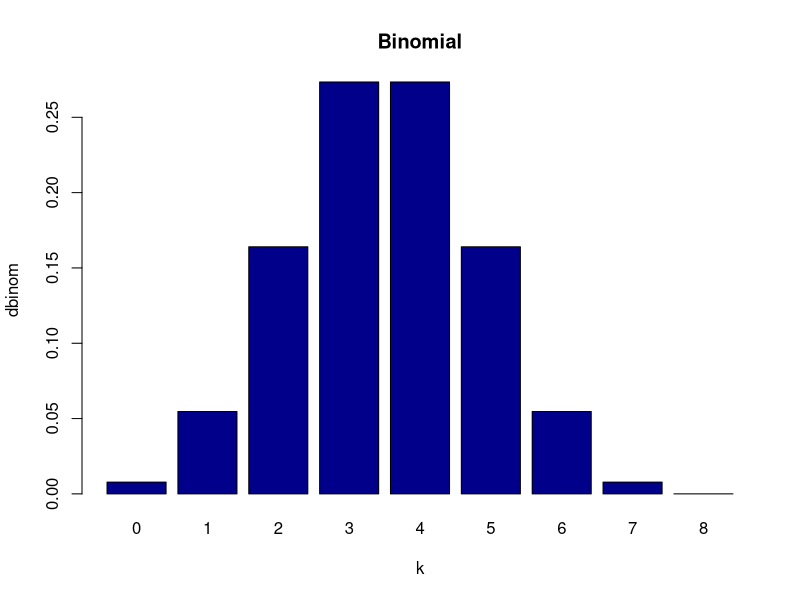
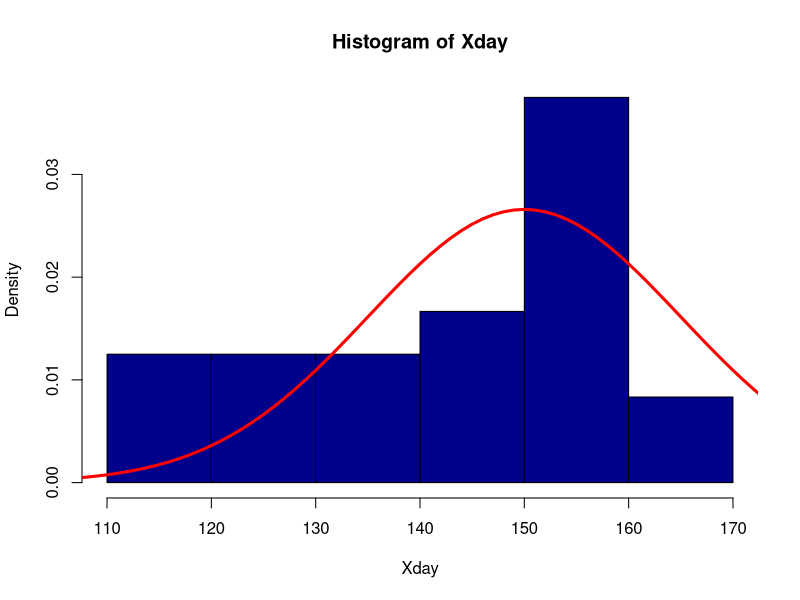

Write the R code that produced these figures, in order. (Note: this script raises an error after producing the figures.)
## ---- chunk 1

knitr::opts_chunk$set(echo = TRUE)

## ---- chunk 2
library(knitr)
Distribucion_Discreta <- c('Binomial','Binomial Negativa','Poisson','Geométrica','Hipergeométrica')
Distribucion_en_R <- c('binom','nbinom','pois','geom','hyper')
kable(cbind(Distribucion_Discreta,Distribucion_en_R))
## ---- chunk 3
############ Binomial 
#help(dbinom)
dbinom(6,7,0.5)
pbinom(6,7,0.5)

# Number of successes that will happen with this probability after 7 trials
qbinom(0.25,7,0.5)

dbinom(0:8,7,0.5)
barplot(dbinom(0:8,7,0.5),names.arg=0:8,xlab="k",ylab="dbinom",main="Binomial",col=c("darkblue"))
## ---- chunk 4
########### 20 samples (independent) of the num of successes in 7 trials with prob=0.5 of success 
sim <- t( table(rbinom(20,7,0.5)) )
prop.table(sim )
## ---- chunk 5
########### 100 samples (independent) of the num of successes in 7 trials with prob=0.5 of success 
sim <- t( table(rbinom(100,7,0.5)) )
prop.table(sim )
## ---- chunk 6
########### 1000 samples (independent) of the num of successes in 7 trials with prob=0.5 of success 
sim <- t( table(rbinom(1000,7,0.5)) )
prop.table(sim )

round( dbinom(0:7,7,0.5), digits=3 )
## ---- chunk 7
library(knitr)
Distribucion_Continua<-c('Normal ','Exponencial ','Uniforme ','Logística ','Lognormal ','Gamma ','T-Student ','Chi-Cuadrado ','Beta')
Argumentos<-c('µ = mean σ = sd x','λ = rate ','(a, b) ','t = location s = scale ','µ = meanlog  σ = sdlog ','p = shape α = scale ','n = df t','n = df ','p = shape1 q = shape2 ')
Distribucion_enR<-c('norm','exp','unif','logis','lnorm','gamma','t','chisq','beta')
kable(cbind(Distribucion_Continua,Distribucion_enR,Argumentos))
## ---- chunk 8
############ Normal
#help(dbinom)
dnorm(120, 150, 15)
pnorm(120, 150, 15)
qnorm(0.9, 150, 15)
## ---- chunk 9
# Batch of 24 samples with mean=150, stdev=15
Xday <- rnorm(24, 150, 15)
# Get frequency
hist(Xday ,freq=FALSE, col="darkblue")
curve( dnorm(x,150,15), xlim=c(100,200), col="red",lwd=3,add=TRUE)
## ---- chunk 10
# Now let's do more samples (one per Business Day) of those batches (24 simulations, one per hour)
meanFunction <- function(nSampleSize){ return (mean(rnorm(nSampleSize,150,15))) }
sampleMeanAllDays <- replicate(252, meanFunction(24))
mean(sampleMeanAllDays)
## ---- chunk 11
Xday 
otherXday <- sample(Xday, 24, replace=TRUE)
otherXday
## ---- chunk 12
knitr::include_graphics("images/webCrawling1.jpg")
## ---- chunk 13
knitr::include_graphics("images/webCrawling2.jpg")
## ---- chunk 14
knitr::include_graphics("images/webCrawling3.jpg")
## ---- chunk 15
table <- read.csv(file="files/sampleStock.csv", header=TRUE, sep=",")
table
